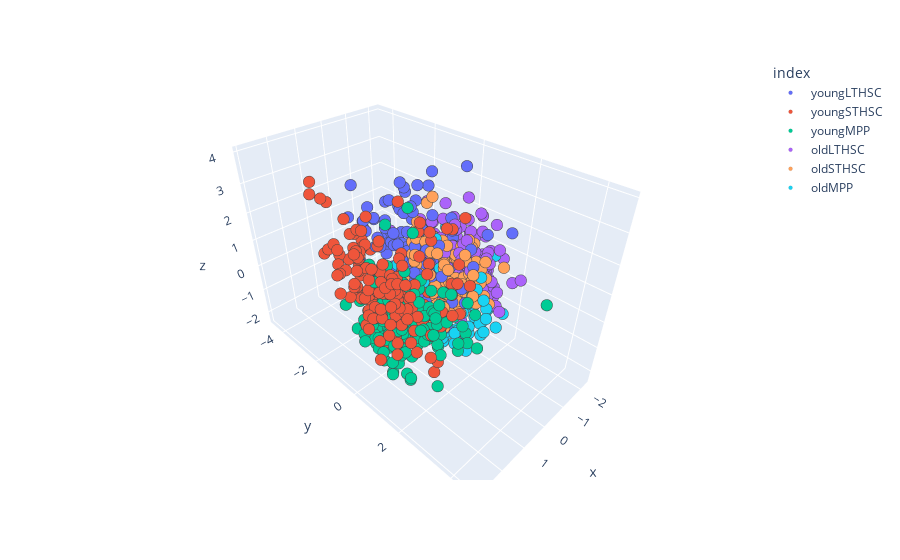

The notebook cell this image was saved under:
### Code cell
encoded = {'oldLTHSC':0, 'oldMPP':1, 'oldSTHSC':2, 'youngLTHSC':3, 'youngMPP':4, 'youngSTHSC':5}
cells = ['oldLTHSC' ,'oldMPP', 'oldSTHSC', 'youngLTHSC' ,'youngMPP' ,'youngSTHSC']
cell_types = [encoded.get(x, x) for x in dfz.index]
colormap = ['r', 'b', 'g', 'y', 'c', 'm']
cell_colors = [colormap[x] for x in cell_types]
dfpca = pd.DataFrame(zcomps, index = dfz.index)
dfpca
fig = px.scatter_3d(dfpca, zcomps[:,0], zcomps[:,1],zcomps[:,2], dfpca.index)
fig.update_traces(marker=dict(opacity =1, size=4,
                              line=dict(width= .1)))

fig.show()

### Figure 1 — Plotly figure (JSON) as saved in the notebook; plotly's stock layout.template omitted (floating-point values rounded to 4 significant figures; data arrays with more than 128 entries replaced by an {"elided": "..."} marker saying what was removed)
{"data": [{"hovertemplate": "index=youngLTHSC<br>x=%{x}<br>y=%{y}<br>z=%{z}<extra></extra>", "legendgroup": "youngLTHSC", "marker": {"color": "#636efa", "line": {"width": 0.1}, "opacity": 1, "size": 4, "symbol": "circle"}, "mode": "markers", "name": "youngLTHSC", "scene": "scene", "showlegend": true, "type": "scatter3d", "x": {"elided": "167 float values"}, "y": {"elided": "167 float values"}, "z": {"elided": "167 float values"}}, {"hovertemplate": "index=youngSTHSC<br>x=%{x}<br>y=%{y}<br>z=%{z}<extra></extra>", "legendgroup": "youngSTHSC", "marker": {"color": "#EF553B", "line": {"width": 0.1}, "opacity": 1, "size": 4, "symbol": "circle"}, "mode": "markers", "name": "youngSTHSC", "scene": "scene", "showlegend": true, "type": "scatter3d", "x": {"elided": "163 float values"}, "y": {"elided": "163 float values"}, "z": {"elided": "163 float values"}}, {"hovertemplate": "index=youngMPP<br>x=%{x}<br>y=%{y}<br>z=%{z}<extra></extra>", "legendgroup": "youngMPP", "marker": {"color": "#00cc96", "line": {"width": 0.1}, "opacity": 1, "size": 4, "symbol": "circle"}, "mode": "markers", "name": "youngMPP", "scene": "scene", "showlegend": true, "type": "scatter3d", "x": {"elided": "168 float values"}, "y": {"elided": "168 float values"}, "z": {"elided": "168 float values"}}, {"hovertemplate": "index=oldLTHSC<br>x=%{x}<br>y=%{y}<br>z=%{z}<extra></extra>", "legendgroup": "oldLTHSC", "marker": {"color": "#ab63fa", "line": {"width": 0.1}, "opacity": 1, "size": 4, "symbol": "circle"}, "mode": "markers", "name": "oldLTHSC", "scene": "scene", "showlegend": true, "type": "scatter3d", "x": {"elided": "183 float values"}, "y": {"elided": "183 float values"}, "z": {"elided": "183 float values"}}, {"hovertemplate": "index=oldSTHSC<br>x=%{x}<br>y=%{y}<br>z=%{z}<extra></extra>", "legendgroup": "oldSTHSC", "marker": {"color": "#FFA15A", "line": {"width": 0.1}, "opacity": 1, "size": 4, "symbol": "circle"}, "mode": "markers", "name": "oldSTHSC", "scene": "scene", "showlegend": true, "type": "scatter3d", "x": {"elided": "189 float values"}, "y": {"elided": "189 float values"}, "z": {"elided": "189 float values"}}, {"hovertemplate": "index=oldMPP<br>x=%{x}<br>y=%{y}<br>z=%{z}<extra></extra>", "legendgroup": "oldMPP", "marker": {"color": "#19d3f3", "line": {"width": 0.1}, "opacity": 1, "size": 4, "symbol": "circle"}, "mode": "markers", "name": "oldMPP", "scene": "scene", "showlegend": true, "type": "scatter3d", "x": {"elided": "188 float values"}, "y": {"elided": "188 float values"}, "z": {"elided": "188 float values"}}], "layout": {"legend": {"title": {"text": "index"}, "tracegroupgap": 0}, "margin": {"t": 60}, "scene": {"domain": {"x": [0, 1], "y": [0, 1]}, "xaxis": {"title": {"text": "x"}}, "yaxis": {"title": {"text": "y"}}, "zaxis": {"title": {"text": "z"}}}}}
